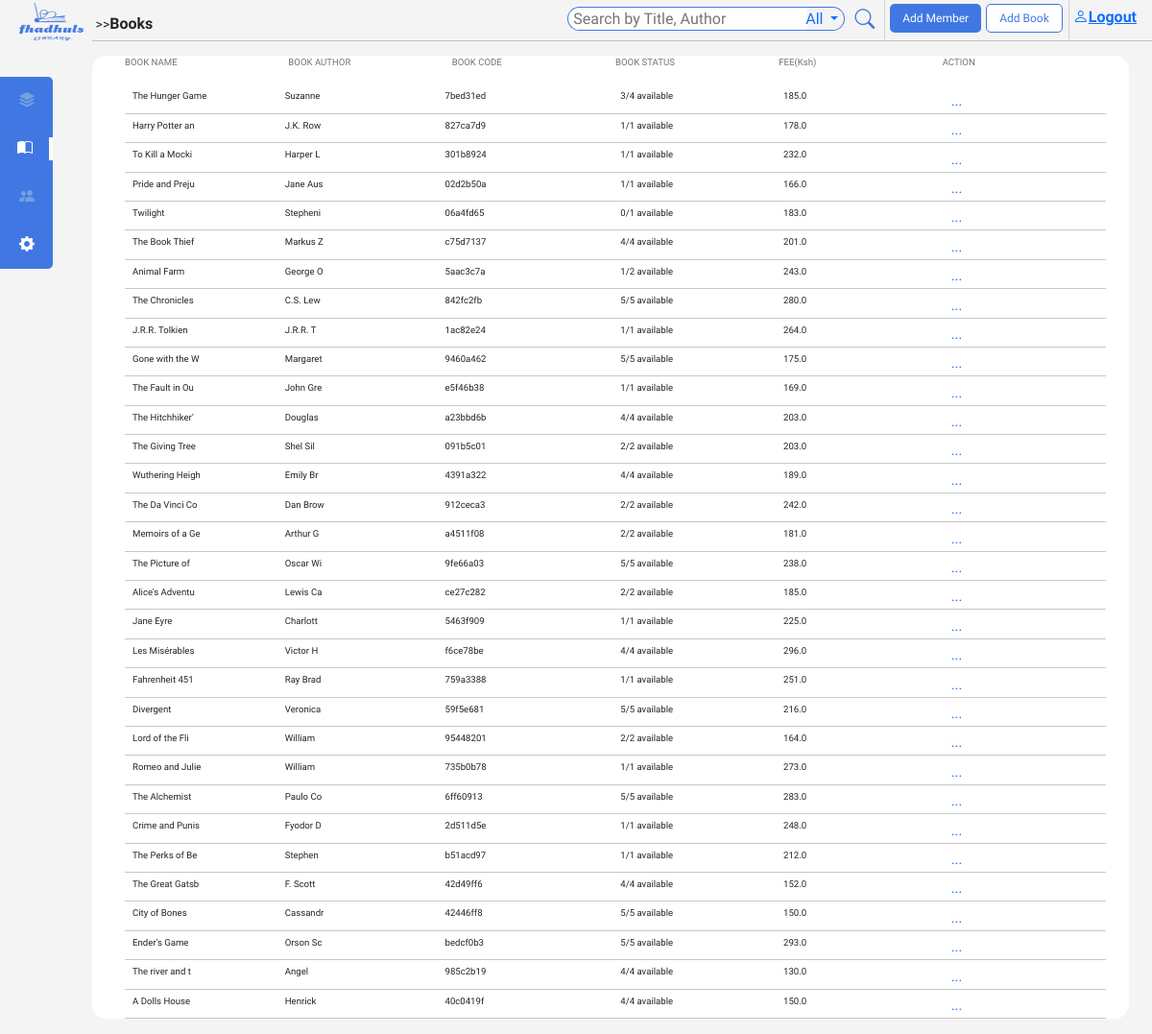
Screenshot of /Books/ with the database file from the repository.
### main/models.py (models this page shows, shortened)
class Book(models.Model):
    book_id = models.UUIDField(default=uuid.uuid4, editable=False)
    title = models.CharField(max_length=200)
    author = models.CharField(max_length=200)
    description = models.TextField()
    language = models.CharField(max_length=50)
    category = models.CharField(max_length=100)
    edition = models.CharField(max_length=100, blank=True, null=True)
    pages = models.IntegerField()
    publisher = models.CharField(max_length=100)
    publish_date = models.DateField(null=True, blank=True)
    img_url = models.URLField(null=True, blank=True)
    quantity = models.IntegerField()
    fee = models.FloatField()
    STATUS = [
        ('Issued', 'Issued'),
        ('On shelf', 'on shelf')
    ]
    status = models.CharField(max_length=15, choices=STATUS, default='On shelf')
    copy_ids = models.TextField(blank=True)

### main/views.py (the view)
# urls.py: path('Books/', views.BooksDetails, name='bookdetails'),
def BooksDetails(request):
    books = Book.objects.all()
    context = {'books': books, 'br': 'br'}
    return render(request, 'main/bookDetails.html', context)

### main/templatetags/custom_filters.py (called while the page is built)
@register.filter(name='split_length')
def split_length(value):
    return len(value.split(','))

### main/templates/main/bookDetails.html (shortened to what this page needs)
{% extends 'main/base.html' %}
{% load custom_filters %}
{% block content %}
{% include 'main/navbar.html' %}
<div id='bookPage'>
    <ul>
        <li id="sectionHeader" class="d-flex justify-content-between ps-md-4 pe-md-4">
          <p class="text-secondary text-start" style="width: 20%">BOOK NAME</p>
          <p class="text-secondary text-start hideSm" style="width: 20%">BOOK AUTHOR</p>
          <p class="text-secondary text-start" style="width: 20%">BOOK CODE</p>
          <p class="text-secondary text-start" style="width: 20%">BOOK STATUS</p>
          <p class="text-secondary text-start hideSm" style="width: 20%">FEE(Ksh)</p>
          <p class="text-secondary text-start" style="width: 20%">ACTION</p>
        </li>
        <li>
       <ul class="ps-0 ps-md-4 pe-md-4">
        {% for book in books %}
        <li class="listDIvider d-flex justify-content-between align-items-center text-dark">
          <p class="text-start d-flex"><span><img class="bookImg" height="30px" src="{{ book.img_url}}" alt=""></span> <span class="ms-2" > {{ book.title| slice:":15" }} </span> </p>
          <p class="text-start hideSm">{{ book.author| slice:":8"}}</p>
          <p>{{ book.book_id|stringformat:"s" |slice:":8" }}</p>
          <p class="text-start ps-3"><span id="{{ book.title }}">{{ book.quantity }}</span>/{{book.copy_ids| split_length}} available</p>
          <p class="text-start hideSm ps-3">{{ book.fee}}</p>
          <p style="width: 5px;">
            <div class="dropdown" style="left: 17px;">
            <a href="#" role="button" data-bs-toggle="dropdown" data-bs-target="#c" class="action">
            ...
           </a>
            </div></p>
        </li>
        <hr >
        {% endfor %}
       </ul>
        </li>
      </ul>
</div>
{% endblock content %}

### static/css/main.css (style rules this page uses)
body { font-family: 'Signika', sans-serif; background-color: #f5f4f4; box-sizing: border-box; }
ul { list-style: none; }
.action { text-decoration: none; font-size: 1.5em; width: 40px; text-align: center; border-radius: 10px; }
#bookPage { background-color: white; margin-left: 8%; margin-right:2%; border-radius: 15px; font-size: 0.6em; }
#bookPage hr, #bookInfo hr { margin: 0px; }
#bookPage ul { padding-left: 10px; }
hr { margin: 0px; }
.listDIvider { padding-top: 5px; }
.listDIvider p { width: 20%; margin-bottom: 10px; }

### rows the page displays
Book: title "The Hunger Game", author "Suzanne", book_id "7bed31ed", quantity "3", copy_ids|split_length "4", fee "185.0"
Book: title "Harry Potter an", author "J.K. Row", book_id "827ca7d9", quantity "1", copy_ids|split_length "1", fee "178.0"
Book: title "To Kill a Mocki", author "Harper L", book_id "301b8924", quantity "1", copy_ids|split_length "1", fee "232.0"
Book: title "Pride and Preju", author "Jane Aus", book_id "02d2b50a", quantity "1", copy_ids|split_length "1", fee "166.0"
Book: title "Twilight", author "Stepheni", book_id "06a4fd65", quantity "0", copy_ids|split_length "1", fee "183.0"
Book: title "The Book Thief", author "Markus Z", book_id "c75d7137", quantity "4", copy_ids|split_length "4", fee "201.0"
Book: title "Animal Farm", author "George O", book_id "5aac3c7a", quantity "1", copy_ids|split_length "2", fee "243.0"
Book: title "The Chronicles", author "C.S. Lew", book_id "842fc2fb", quantity "5", copy_ids|split_length "5", fee "280.0"
Book: title "J.R.R. Tolkien", author "J.R.R. T", book_id "1ac82e24", quantity "1", copy_ids|split_length "1", fee "264.0"
Book: title "Gone with the W", author "Margaret", book_id "9460a462", quantity "5", copy_ids|split_length "5", fee "175.0"
Book: title "The Fault in Ou", author "John Gre", book_id "e5f46b38", quantity "1", copy_ids|split_length "1", fee "169.0"
Book: title "The Hitchhiker'", author "Douglas", book_id "a23bbd6b", quantity "4", copy_ids|split_length "4", fee "203.0"
Book: title "The Giving Tree", author "Shel Sil", book_id "091b5c01", quantity "2", copy_ids|split_length "2", fee "203.0"
Book: title "Wuthering Heigh", author "Emily Br", book_id "4391a322", quantity "4", copy_ids|split_length "4", fee "189.0"
Book: title "The Da Vinci Co", author "Dan Brow", book_id "912ceca3", quantity "2", copy_ids|split_length "2", fee "242.0"
Book: title "Memoirs of a Ge", author "Arthur G", book_id "a4511f08", quantity "2", copy_ids|split_length "2", fee "181.0"
Book: title "The Picture of", author "Oscar Wi", book_id "9fe66a03", quantity "5", copy_ids|split_length "5", fee "238.0"
Book: title "Alice's Adventu", author "Lewis Ca", book_id "ce27c282", quantity "2", copy_ids|split_length "2", fee "185.0"
Book: title "Jane Eyre", author "Charlott", book_id "5463f909", quantity "1", copy_ids|split_length "1", fee "225.0"
Book: title "Les Misérables", author "Victor H", book_id "f6ce78be", quantity "4", copy_ids|split_length "4", fee "296.0"
Book: title "Fahrenheit 451", author "Ray Brad", book_id "759a3388", quantity "1", copy_ids|split_length "1", fee "251.0"
Book: title "Divergent", author "Veronica", book_id "59f5e681", quantity "5", copy_ids|split_length "5", fee "216.0"
Book: title "Lord of the Fli", author "William", book_id "95448201", quantity "2", copy_ids|split_length "2", fee "164.0"
Book: title "Romeo and Julie", author "William", book_id "735b0b78", quantity "1", copy_ids|split_length "1", fee "273.0"
Book: title "The Alchemist", author "Paulo Co", book_id "6ff60913", quantity "5", copy_ids|split_length "5", fee "283.0"
Book: title "Crime and Punis", author "Fyodor D", book_id "2d511d5e", quantity "1", copy_ids|split_length "1", fee "248.0"
Book: title "The Perks of Be", author "Stephen", book_id "b51acd97", quantity "1", copy_ids|split_length "1", fee "212.0"
Book: title "The Great Gatsb", author "F. Scott", book_id "42d49ff6", quantity "4", copy_ids|split_length "4", fee "152.0"
Book: title "City of Bones", author "Cassandr", book_id "42446ff8", quantity "5", copy_ids|split_length "5", fee "150.0"
Book: title "Ender's Game", author "Orson Sc", book_id "bedcf0b3", quantity "5", copy_ids|split_length "5", fee "293.0"
Book: title "The river and t", author "Angel", book_id "985c2b19", quantity "4", copy_ids|split_length "4", fee "130.0"
Book: title "A Dolls House", author "Henrick", book_id "40c0419f", quantity "4", copy_ids|split_length "4", fee "150.0"
